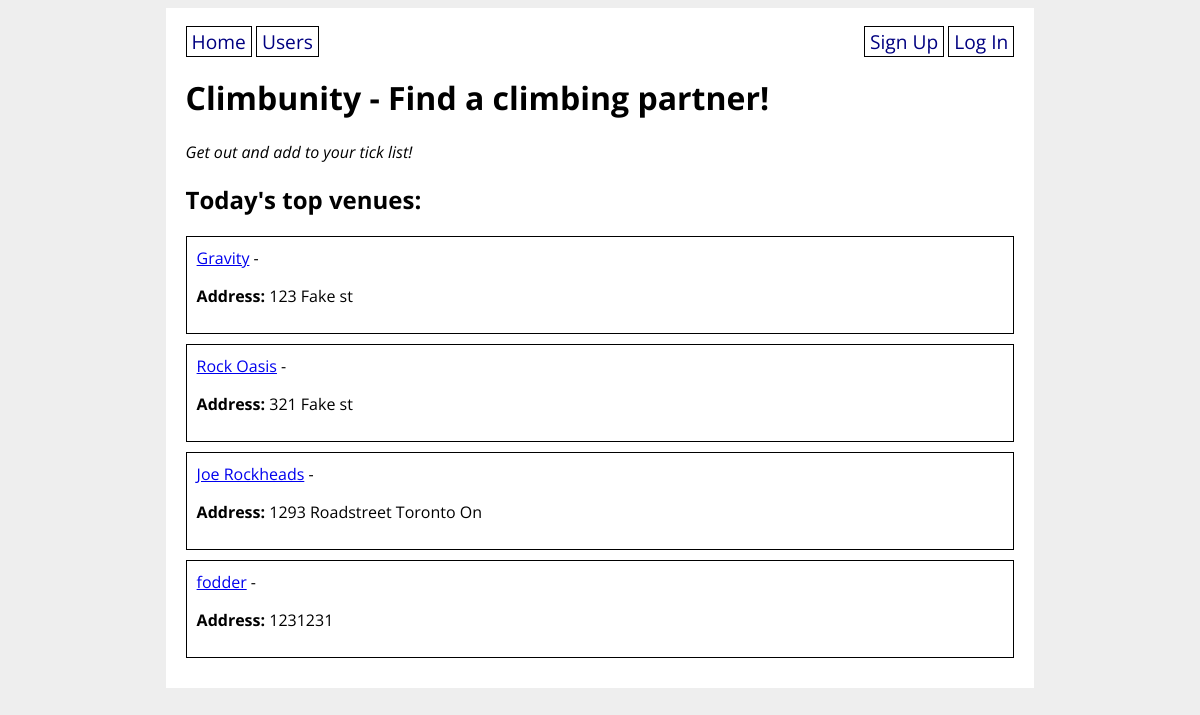
Before: / with the older database file.
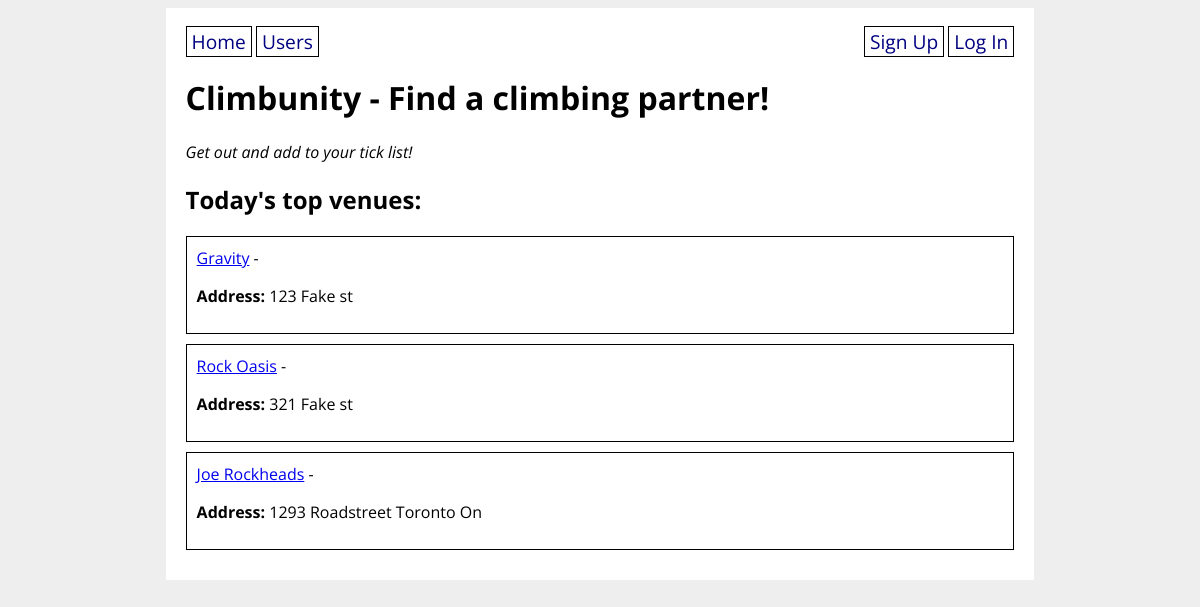
After: the same page with the newer database file.
### climbunity_app/models.py (models this page shows, shortened)
class Venue(db.Model):
    id = db.Column(db.Integer, primary_key=True)
    name = db.Column(db.String(80), nullable=False)
    address = db.Column(db.String(80), nullable=False)
    open_hours = db.Column(db.String(1000))
    description = db.Column(db.String(1000))
    booked_appointments = db.relationship('Appointment',
        secondary='venue_bookings', back_populates='appointment_venues'
    )

### climbunity_app/main/routes.py (the view)
@main.route('/')
def homepage():
    all_venues = Venue.query.all()
    return render_template('home.html', all_venues=all_venues)

### climbunity_app/templates/home.html (shortened to what this page needs)
{% extends 'base.html' %}
{% block content %}
<h1>Climbunity - Find a climbing partner!</h1>
<p><em>Get out and add to your tick list!</em></p>
<h2>Today's top venues:</h2>
{% for venue in all_venues %}
    <div class="venue">
        <a href="/venue/{{ venue.id }}">{{ venue.name }}</a> -
        <p><strong>Address:</strong> {{ venue.address }}</p>
    </div>
{% endfor %}
{% endblock %}

Changed rows visible on the page:
removed Venue: name "fodder", address "1231231"
